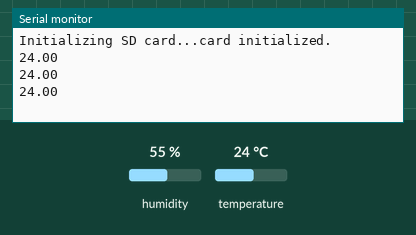
This sketch was run on a simulated Arduino Uno, built with avr-gcc and run on an emulated ATmega328P. On the bench: the last lines printed to the serial monitor. Inputs (shaded band) come from the test bench; at power-on: temperature 24 °C, humidity 55 %. Storage starts empty.

Above: at 2.8 s.
2.9 s: temperature set to 12 °C
At 4.4 s:
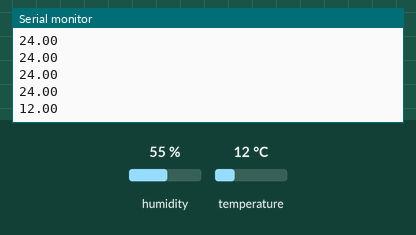
6.5 s: temperature set to 19 °C
At 7.9 s:
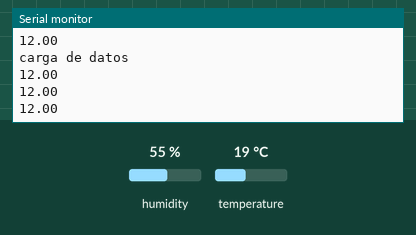
Timing chart, 0 to 9.5 s (numbered marks = the images above; inputs shaded):
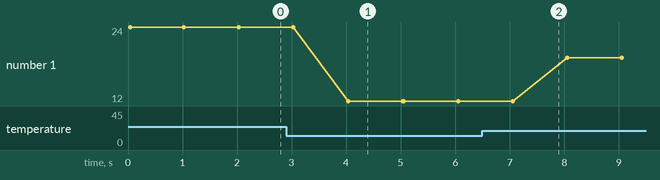

Measured:
- after the input at 2.9 s, the serial monitor: prints a new line after 1.1 s (image 1)
- plotted number 1: 24 → 12 after the input at 2.9 s, 12 → 19 after the input at 6.5 s

The sketch:

DHT2SD.ino
```cpp
/*
  Programa base de carga de datos del DHT 22
  cada X intervalo
*/

#include <SPI.h>
#include <SD.h>
#include "DHT.h"

#define DHTPIN 2
#define DHTTYPE DHT22

#define INTERVALO 5000 // En Milisegundos

DHT dht(DHTPIN, DHTTYPE);

const int chipSelect = 4;

int dataLog(char* data, char* filename);

unsigned long cargaPrevia=0;


void setup() {
  // Open serial communications and wait for port to open:
  Serial.begin(9600);
  while (!Serial) {
    ; // wait for serial port to connect. Needed for native USB port only
  }


  Serial.print("Initializing SD card...");

  // see if the card is present and can be initialized:
  if (!SD.begin(chipSelect)) {
    Serial.println("Card failed, or not present");
    // don't do anything more:
    while (1);
  }
  Serial.println("card initialized.");
  dht.begin();
}

void loop() {
  float temperatura=dht.readTemperature();
  char temperatura_c[5];

  dtostrf(temperatura,1,2,temperatura_c);

  Serial.println(temperatura_c);
  if(millis()-cargaPrevia>INTERVALO-1){
    cargaPrevia=millis();
    Serial.println("carga de datos");
    dataLog(temperatura_c,"datalog.txt");
  }
  delay(1000);

}


int dataLog(char* data, char* filename){
  // open the file. note that only one file can be open at a time,
  // so you have to close this one before opening another.
  File dataFile = SD.open(filename, FILE_WRITE);

  // if the file is available, write to it:
  if (dataFile) {
    dataFile.println(data);
    dataFile.close();
    // print to the serial port too:
    Serial.println(data);
  }
  // if the file isn't open, pop up an error:
  else {
    Serial.print("error opening ");
    Serial.println(filename);
  }
}
```
